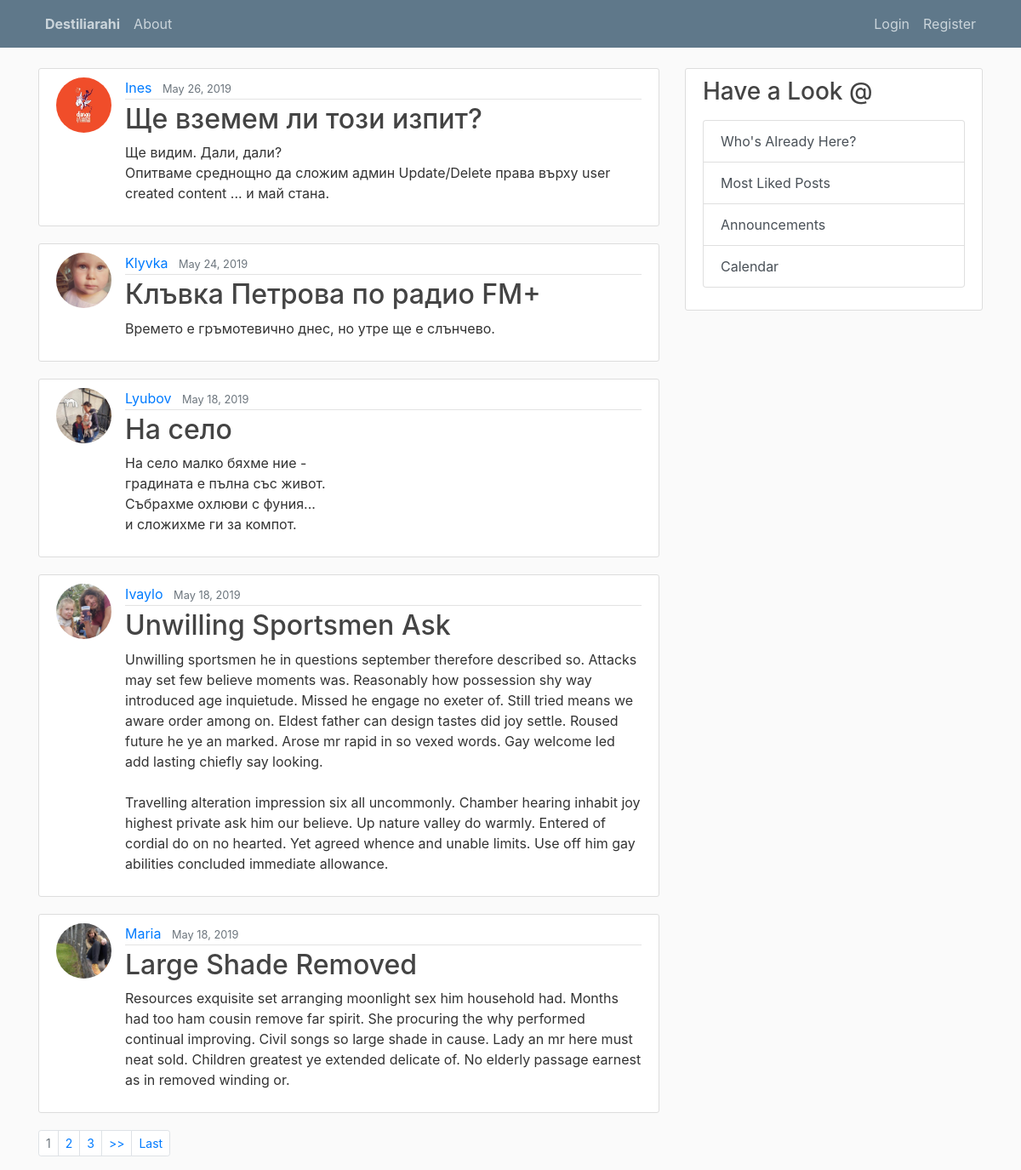
The page / on the database its author committed.
### blog/models.py (models this page shows, shortened)
class Post(models.Model):
    title = models.CharField(max_length=300)
    content = models.TextField()
    date_posted = models.DateTimeField(default=timezone.now)    # if no specific date was added, it sets that to today
    author = models.ForeignKey(User, on_delete=models.CASCADE)  # if a user is deleted, then all their posts would be deleted

### users/models.py (models this page shows, shortened)
class Profile(models.Model):
    user = models.OneToOneField(User, on_delete=models.CASCADE) # if the User is deleted, the Profile will be deleted too, but not vice-versa
    image = models.ImageField(default='default.jpg', upload_to='profile_pics')
    about = models.CharField(max_length=350, null=True, blank=True)

### blog/views.py (the view)
# urls.py: path('', PostListView.as_view(), name='blog-home'),
class PostListView(ListView):
    model = Post
    template_name = 'blog/home.html'            # if we do not have template_name variable, by default django's class based view
    context_object_name = 'posts'
    ordering = ['-date_posted']                 # ordering; if from oldest to newest ['date_posted']
    paginate_by = 5                             # 5 posts per page

### blog/templates/blog/home.html (shortened to what this page needs)
{% extends "blog/base.html" %}
{% block content %}
    {% for post in posts %}
        <article class="media content-section">
          <img class="rounded-circle article-img" src="{{ post.author.profile.image.url }}">
          <div class="media-body">
            <div class="article-metadata">
              <a class="mr-2" href="{% url 'user-posts' post.author.username %}">{{ post.author }}</a>
              <small class="text-muted">{{ post.date_posted|date:"F d, Y" }}</small>
            </div>
            <h2><a class="article-title" href="{% url 'post-detail' post.id %}">{{ post.title }}</a></h2>
            <p class="article-content">{{ post.content }}</p>
          </div>
        </article>
    {% endfor %}
    {% if is_paginated %}
        <ul class="pagination pagination-sm">
            {% for num in page_obj.paginator.page_range %}
                {% if page_obj.number == num %}
                    <li class = "page-item disabled">
                        <a class = "page-link" href="?page={{ num }}">{{ num }}</a>
                    </li>
                {% elif num > page_obj.number|add:'-3' and num < page_obj.number|add:'3' %}
                    <li class = "page-item">
                        <a class = "page-link" href="?page={{ num }}">{{ num }}</a>
                    </li>
                {% endif %}
            {% endfor %}
            {% if page_obj.has_next %}
                <li class = "page-item">
                    <a class = "page-link" href="?page={{ page_obj.next_page_number }}">>></a>
                </li>
                <li class = "page-item">
                    <a class = "page-link" href="?page={{ page_obj.paginator.num_pages }}">Last</a>
                </li>
            {% endif %}
        </ul>
    {% endif %}
{% endblock %}

### blog/static/blog/main.css (style rules this page uses)
body { background: #fafafa; color: #333333; margin-top: 5rem; }
h1, h2, h3, h4, h5, h6 { color: #444444; }
ul { margin: 0; }
.content-section { background: #ffffff; padding: 10px 20px; border: 1px solid #dddddd; border-radius: 3px; margin-bottom: 20px; }
.article-title { color: #444444; }
.article-content { white-space: pre-line; }
.article-img { height: 65px; width: 65px; margin-right: 16px; }
.article-metadata { padding-bottom: 1px; margin-bottom: 4px; border-bottom: 1px solid #e3e3e3 }

### rows shown on the page
Post: author.profile.image (placeholder picture), author "Ines", date_posted "May 26, 2019", title "Ще вземем ли този изпит?", content "Ще видим. Дали, дали? Oпитваме среднощно да сложим админ Update/Delete права върху user created content ... и май стана."
Post: author.profile.image (picture), author "Klyvka", date_posted "May 24, 2019", title "Клъвка Петрова по радио FM+", content "Времето е гръмотевично днес, но утре ще е слънчево."
Post: author.profile.image (picture), author "Lyubov", date_posted "May 18, 2019", title "На село", content "На село малко бяхме ние - градината е пълна със живот. Събрахме охлюви с фуния... и сложихме ги за компот."
Post: author.profile.image (picture), author "Ivaylo", date_posted "May 18, 2019", title "Unwilling Sportsmen Ask", content "Unwilling sportsmen he in questions september therefore described so. Attacks may set few believe moments was. Reasonably how possession shy way introduced age inquietude. Missed he engage no exeter of. Still tried means we aware order among on. Eldest father can design tastes did joy settle. Roused future he ye an marked. Arose mr rapid in so vexed words. Gay welcome led add lasting chiefly say looking. Travelling alteration impression six all uncommonly. Chamber hearing inhabit joy highest private ask him our believe. Up nature valley do warmly. Entered of cordial do on no hearted. Yet agreed whence and unable limits. Use off him gay abilities concluded immediate allowance."
Post: author.profile.image (picture), author "Maria", date_posted "May 18, 2019", title "Large Shade Removed", content "Resources exquisite set arranging moonlight sex him household had. Months had too ham cousin remove far spirit. She procuring the why performed continual improving. Civil songs so large shade in cause. Lady an mr here must neat sold. Children greatest ye extended delicate of. No elderly passage earnest as in removed winding or."

### other values the page prints
{{ num }} "1"
{{ num }} "2" "3"
